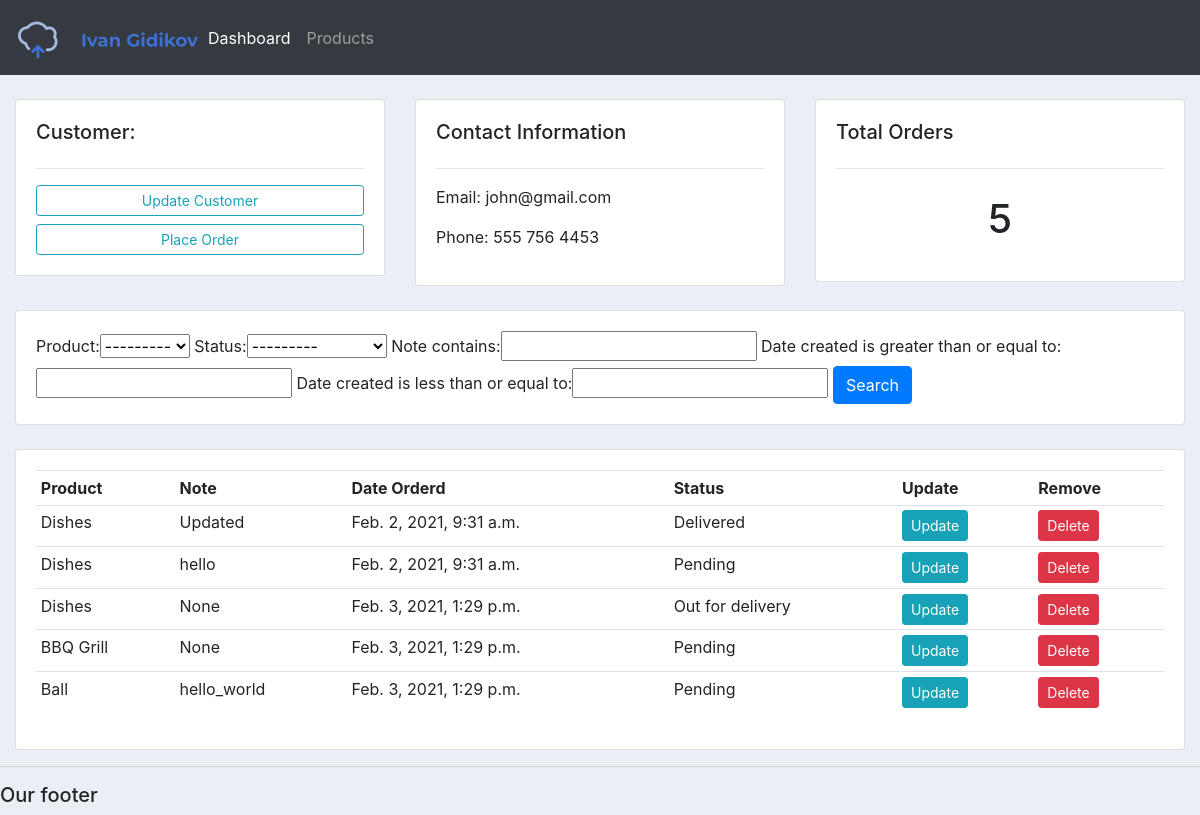
Screenshot of /customer/1 with the database file from the repository.
### accounts/models.py (models this page shows, shortened)
class Customer(models.Model):
    name = models.CharField(max_length=200, null = True)
    phone = models.CharField(max_length=200, null = True)
    email = models.CharField(max_length=200, null = True)
    date_created = models.DateTimeField(auto_now_add= True, null= True)

class Order(models.Model):
    STATUS=(
        ("Pending", "Pending"),
        ("Out for delivery","Out for delivery"),
        ("Delivered","Delivered"),
    )
    customer= models.ForeignKey(Customer, null=True,on_delete=models.SET_NULL)
    product = models.ForeignKey(Product, null=True, on_delete=models.SET_NULL)
    date_created = models.DateTimeField(auto_now_add= True, null= True)
    status= models.CharField(max_length=200, null=True,choices=STATUS)
    note = models.CharField(max_length=1000, null=True)

class Product(models.Model):
    CATEGORY=(
        ("Indor","Indor"),
        ("Out Door", "Out Door"),
    )
    name = models.CharField(max_length=200,null=True)
    price = models.FloatField(null=True)
    category = models.CharField(max_length=200, null=True,choices=CATEGORY)
    description = models.CharField(max_length=200, null=True,blank=True)
    date_created = models.DateTimeField(auto_now_add= True, null= True)
    tags = models.ManyToManyField(Tag)
    def __str__(self):
        return self.name

### accounts/views.py (the view)
# urls.py: path("customer/<str:pk_test>",views.customer, name= "customer"),
def customer(request, pk_test ):
    customer = Customer.objects.get(id=pk_test)
    orders = customer.order_set.all()
    order_count = orders.count()
    myFilter = OrderFilter(request.GET, queryset=orders)
    orders = myFilter.qs
    context= {"customer":customer,"orders":orders,"order_count":order_count,"myFilter":myFilter}
    return render(request, "accounts/customer.html",context)

### accounts/templates/accounts/customer.html
{%  extends 'accounts/main.html' %}
{% block content %}
	<br>
<div class="row">
	<div class="col-md">
		<div class="card card-body">
			<h5>Customer:</h5>
			<hr>
			<a class="btn btn-outline-info  btn-sm btn-block" href="">Update Customer</a>
			<a class="btn btn-outline-info  btn-sm btn-block" href="{% url 'create_order' customer.id %}">Place Order</a>
		</div>
	</div>
	<div class="col-md">
		<div class="card card-body">
			<h5>Contact Information</h5>
			<hr>
			<p>Email: {{customer.email}}</p>
			<p>Phone: {{customer.phone}}</p>
		</div>
	</div>
	<div class="col-md">
		<div class="card card-body">
			<h5>Total Orders</h5>
			<hr>
			<h1 style="text-align: center;padding: 10px">{{order_count}}</h1>
		</div>
	</div>
</div>
<br>
<div class="row">
	<div class="col">
		<div class="card card-body">
			<form method="get">
				{{myFilter.form}}
		    <button class="btn btn-primary" type="submit">Search</button>
		  </form>
		</div>
	</div>
</div>
<br>
<div class="row">
	<div class="col-md">
		<div class="card card-body">
			<table class="table table-sm">
				<tr>
					<th>Product</th>
					<th>Note</th>
					<th>Date Orderd</th>
					<th>Status</th>
					<th>Update</th>
					<th>Remove</th>
				</tr>
				{% for order in orders%}
				<tr>
					<td>{{order.product}}</td>
					<td>{{order.note}}</td>
					<td>{{order.date_created}}</td>
					<td>{{order.status}}</td>
					<td><a class="btn btn-sm btn-info" href="{% url 'update_order' order.id %}">Update</a></td>
					<td><a class="btn btn-sm btn-danger" href="{% url 'delete_order' order.id %}">Delete</a></td>
				</tr>
				{% endfor %}
			</table>
		</div>
	</div>
</div>
{% endblock %}

### static/css/main.css (style rules this page uses)
body { background-color: #ebeff5; }

### rows the page displays
Customer: email "john@gmail.com", phone "555 756 4453"
Order: product "Dishes", note "Updated", date_created "Feb. 2, 2021, 9:31 a.m.", status "Delivered"
Order: product "Dishes", note "hello", date_created "Feb. 2, 2021, 9:31 a.m.", status "Pending"
Order: product "Dishes", note "None", date_created "Feb. 3, 2021, 1:29 p.m.", status "Out for delivery"
Order: product "BBQ Grill", note "None", date_created "Feb. 3, 2021, 1:29 p.m.", status "Pending"
Order: product "Ball", note "hello_world", date_created "Feb. 3, 2021, 1:29 p.m.", status "Pending"

### other values shown
{{ order_count }} "5"
